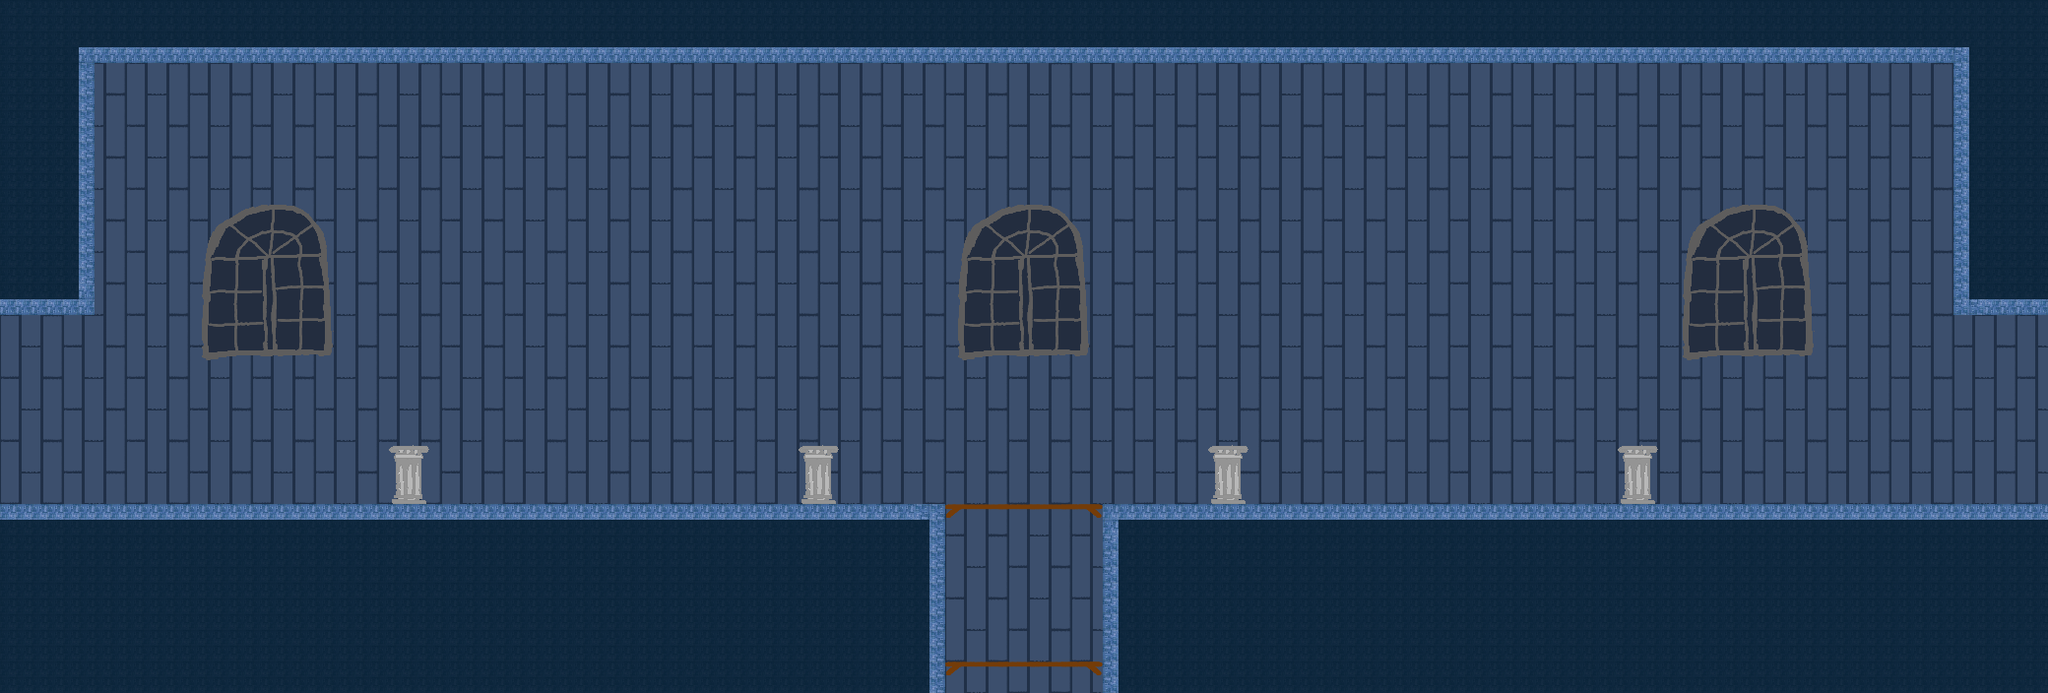

A level layout from a 2D game, rendered from its tile map. Below: a short description, then the map file with tile-grid data replaced by summaries:
An orthogonal 65x22 tile map with 32x32 px tiles, 4 tile layers (background, background2, platforms, jumpthru) and 21 objects.

<map version="1.0" orientation="orthogonal" renderorder="right-down" width="65" height="22" tilewidth="32" tileheight="32" nextobjectid="43">
 <tileset firstgid="1" name="tileset" tilewidth="32" tileheight="32" tilecount="800" columns="40">
  <image source="tileset_library.png" width="1280" height="640" />
 </tileset>
 <layer name="background" width="65" height="22">
  <data>[1430 cells, 1430 non-empty, 4 distinct tile ids]</data>
 </layer>
 <layer name="background2" width="65" height="22">
  <data>[1430 cells, 495 non-empty, 35 distinct tile ids]</data>
 </layer>
 <layer name="platforms" width="65" height="22">
  <data>[1430 cells, 166 non-empty, 11 distinct tile ids]</data>
 </layer>
 <layer name="jumpthru" width="65" height="22">
  <data>[1430 cells, 10 non-empty, 3 distinct tile ids]</data>
 </layer>
 <objectgroup name="transitions">
  <object id="32" gid="167" x="928" y="728" width="32" height="32">
   <properties>
    <property name="side" value="down" />
    <property name="toMap" value="10x9" />
   </properties>
  </object>
  <object id="33" gid="168" x="1112" y="728" width="32" height="32">
   <properties>
    <property name="toMap" value="10x9" />
   </properties>
  </object>
  <object id="34" gid="169" x="1024" y="624" width="32" height="32">
   <properties>
    <property name="fromMap" value="10x9" />
   </properties>
  </object>
  <object id="35" gid="167" x="-24" y="328" width="32" height="32">
   <properties>
    <property name="side" value="left" />
    <property name="toMap" value="9x8" />
   </properties>
  </object>
  <object id="36" gid="168" x="-24" y="536" width="32" height="32">
   <properties>
    <property name="toMap" value="9x8" />
   </properties>
  </object>
  <object id="37" gid="169" x="33" y="351" width="32" height="32">
   <properties>
    <property name="fromMap" value="9x8" />
   </properties>
  </object>
  <object id="39" gid="167" x="2080" y="320" width="32" height="32">
   <properties>
    <property name="side" value="right" />
    <property name="toMap" value="11x8" />
   </properties>
  </object>
  <object id="40" gid="168" x="2080" y="544" width="32" height="32">
   <properties>
    <property name="toMap" value="11x8" />
   </properties>
  </object>
  <object id="41" gid="169" x="2016" y="384" width="32" height="32">
   <properties>
    <property name="fromMap" value="11x8" />
   </properties>
  </object>
 </objectgroup>
 <objectgroup name="sprites">
  <object id="16" gid="85" x="808" y="454" width="32" height="32" />
  <object id="17" gid="85" x="392" y="454" width="32" height="32" />
  <object id="23" gid="85" x="1224" y="454" width="32" height="32" />
  <object id="24" gid="85" x="1640" y="454" width="32" height="32" />
  <object id="25" gid="166" x="1376" y="96" width="32" height="32" />
  <object id="26" gid="166" x="1408" y="96" width="32" height="32" />
  <object id="27" gid="166" x="1440" y="96" width="32" height="32" />
  <object id="28" gid="166" x="1472" y="96" width="32" height="32" />
  <object id="29" gid="166" x="1504" y="96" width="32" height="32" />
  <object id="31" gid="87" x="584" y="504" width="32" height="32" />
  <object id="38" gid="11" x="256" y="512" width="32" height="32" />
  <object id="42" gid="90" x="1920" y="512" width="32" height="32" />
 </objectgroup>
</map>
